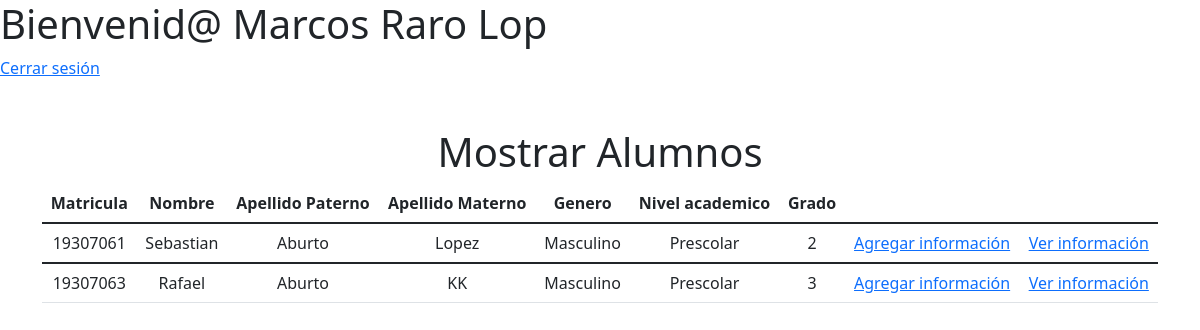
Screenshot of /enfermero/index.php (signed in) with the database file from the repository.
### tables this page shows
CREATE TABLE `vinculacion_enalu` (
  `id` int(11) NOT NULL AUTO_INCREMENT,
  `matricula_alu` varchar(10) NOT NULL,
  `id_enfermero` varchar(9) NOT NULL,
  PRIMARY KEY (`id`),
  KEY `id_enfermero` (`id_enfermero`),
  KEY `matricula_alu` (`matricula_alu`),
  CONSTRAINT `vinculacion_enalu_ibfk_1` FOREIGN KEY (`matricula_alu`) REFERENCES `alumnos` (`matricula_alu`) ON DELETE CASCADE ON UPDATE CASCADE,
  CONSTRAINT `vinculacion_enalu_ibfk_2` FOREIGN KEY (`id_enfermero`) REFERENCES `enfermero` (`id_enfermero`) ON DELETE CASCADE ON UPDATE CASCADE
);

CREATE TABLE `alumnos` (
  `matricula_alu` varchar(10) NOT NULL,
  `nombre` varchar(50) NOT NULL,
  `apellido_P` varchar(30) NOT NULL,
  `apellido_M` varchar(30) NOT NULL,
  `genero` varchar(20) NOT NULL,
  `inicio_escolar` date NOT NULL,
  `sección` varchar(40) NOT NULL,
  `grado` varchar(3) NOT NULL,
  PRIMARY KEY (`matricula_alu`)
);

### enfermero/index.php (the view, shortened to what this page needs)
<?php
    $nombre = $_SESSION['nombre'];
    $id_enfermero = $_SESSION['id_enfermero'];
?>
<?php
require '../conexion.php';
$query = "SELECT * FROM alumnos INNER JOIN vinculacion_enalu ON alumnos.matricula_alu = vinculacion_enalu.matricula_alu WHERE vinculacion_enalu.id_enfermero = '$id_enfermero'";
$result = mysqli_query($conexion, $query);
?>
<html lang="en">
  <head>
    <link href="https://cdn.jsdelivr.net/npm/bootstrap@5.1.3/dist/css/bootstrap.min.css" rel="stylesheet">
  </head>
  <body>
    <div>
    <h1><?php echo 'Bienvenid@ '.$nombre; ?></h1>
    <a href="salir.php">Cerrar sesión</a>
    </div>
    <div class="container mt-5">
      <div class="row">
        <div class="col-md">
          <h1 class="text-center">Mostrar Alumnos</h1>
          <table class="table custom-table">
            <thead class="text-center">
              <tr>
                <th scope="col">Matricula</th>
                <th scope="col">Nombre</th>
                <th scope="col">Apellido Paterno</th>
                <th scope="col">Apellido Materno</th>
                <th scope="col">Genero</th>
                <th scope="col">Nivel academico</th>
                <th scope="col">Grado</th>
                <th scope="col"></th>
                <th scope="col"></th>
              </tr>
            </thead>
            <tbody>
              <tr scope="row">
                <?php
                  while ($registro = mysqli_fetch_array($result)) {
                ?>
                <td class="text-center"><?php echo $registro['matricula_alu']; ?></td>
                <td class="text-center"><?php echo $registro['nombre']; ?></td>
                <td class="text-center"><?php echo $registro['apellido_P']; ?></td>
                <td class="text-center"><?php echo $registro['apellido_M']; ?></td>
                <td class="text-center"><?php echo $registro['genero']; ?></td>
                <td class="text-center"><?php echo $registro['sección']; ?></td>
                <td class="text-center"><?php echo $registro['grado']; ?></td>
                <td class="text-center"><a href="agregarinfo.php?valor=<?php echo $registro['id'];?>">Agregar información</a></td>
                <td class="text-center"><a href="verinformacion.php?valor=<?php echo $registro['matricula_alu'];?>">Ver información</a></td>
              </tr>
            </tbody>
            <?php
              }?>
          </table>
        </div>
      </div>
    </div>
  </body>
</html>

### rows the page displays
vinculacion_enalu: matricula_alu "19307061", matricula_alu.nombre "Sebastian", matricula_alu.apellido_P "Aburto", matricula_alu.apellido_M "Lopez", matricula_alu.genero "Masculino", matricula_alu.sección "Prescolar", matricula_alu.grado "2"
vinculacion_enalu: matricula_alu "19307063", matricula_alu.nombre "Rafael", matricula_alu.apellido_P "Aburto", matricula_alu.apellido_M "KK", matricula_alu.genero "Masculino", matricula_alu.sección "Prescolar", matricula_alu.grado "3"
